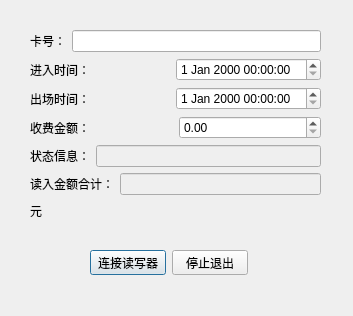
<?xml version="1.0" encoding="UTF-8"?>
<ui version="4.0">
 <class>CHandICDialog</class>
 <widget class="QDialog" name="CHandICDialog">
  <property name="geometry">
   <rect>
    <x>0</x>
    <y>0</y>
    <width>353</width>
    <height>316</height>
   </rect>
  </property>
  <property name="windowTitle">
   <string>手持IC卡处理</string>
  </property>
  <widget class="QWidget" name="">
   <property name="geometry">
    <rect>
     <x>30</x>
     <y>30</y>
     <width>291</width>
     <height>191</height>
    </rect>
   </property>
   <layout class="QVBoxLayout" name="verticalLayout">
    <item>
     <layout class="QHBoxLayout" name="horizontalLayout">
      <item>
       <widget class="QLabel" name="label">
        <property name="text">
         <string>卡号：</string>
        </property>
       </widget>
      </item>
      <item>
       <widget class="QLineEdit" name="edtID"/>
      </item>
     </layout>
    </item>
    <item>
     <layout class="QHBoxLayout" name="horizontalLayout_2">
      <item>
       <widget class="QLabel" name="label_2">
        <property name="text">
         <string>进入时间：</string>
        </property>
       </widget>
      </item>
      <item>
       <widget class="QDateTimeEdit" name="dtEnter"/>
      </item>
     </layout>
    </item>
    <item>
     <layout class="QHBoxLayout" name="horizontalLayout_3">
      <item>
       <widget class="QLabel" name="label_3">
        <property name="text">
         <string>出场时间：</string>
        </property>
       </widget>
      </item>
      <item>
       <widget class="QDateTimeEdit" name="dtLeave"/>
      </item>
     </layout>
    </item>
    <item>
     <layout class="QHBoxLayout" name="horizontalLayout_4">
      <item>
       <widget class="QLabel" name="label_4">
        <property name="text">
         <string>收费金额：</string>
        </property>
       </widget>
      </item>
      <item>
       <widget class="QDoubleSpinBox" name="spAmount"/>
      </item>
     </layout>
    </item>
    <item>
     <layout class="QHBoxLayout" name="horizontalLayout_5">
      <item>
       <widget class="QLabel" name="label_5">
        <property name="text">
         <string>状态信息：</string>
        </property>
       </widget>
      </item>
      <item>
       <widget class="QLineEdit" name="edtStatus">
        <property name="enabled">
         <bool>false</bool>
        </property>
       </widget>
      </item>
     </layout>
    </item>
    <item>
     <layout class="QHBoxLayout" name="horizontalLayout_6">
      <item>
       <widget class="QLabel" name="label_6">
        <property name="text">
         <string>读入金额合计：</string>
        </property>
       </widget>
      </item>
      <item>
       <widget class="QLineEdit" name="edtSum">
        <property name="enabled">
         <bool>false</bool>
        </property>
       </widget>
      </item>
     </layout>
    </item>
    <item>
     <widget class="QLabel" name="label_7">
      <property name="text">
       <string>元</string>
      </property>
     </widget>
    </item>
   </layout>
  </widget>
  <widget class="QWidget" name="">
   <property name="geometry">
    <rect>
     <x>90</x>
     <y>250</y>
     <width>158</width>
     <height>25</height>
    </rect>
   </property>
   <layout class="QHBoxLayout" name="horizontalLayout_7">
    <item>
     <widget class="QPushButton" name="btnConnect">
      <property name="text">
       <string>连接读写器</string>
      </property>
     </widget>
    </item>
    <item>
     <widget class="QPushButton" name="btnDiscount">
      <property name="text">
       <string>停止退出</string>
      </property>
     </widget>
    </item>
   </layout>
  </widget>
 </widget>
 <resources/>
 <connections/>
</ui>
